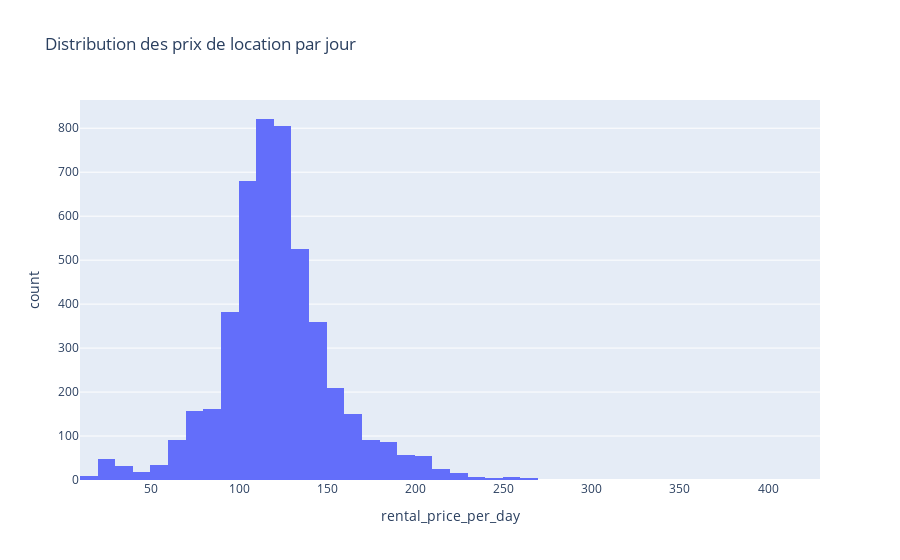

The notebook cell this image was saved under:
### Code cell
fig = px.histogram(df_pricing, x="rental_price_per_day", nbins=50,
                   title="Distribution des prix de location par jour")
fig.show()

### Figure 1 — Plotly figure (JSON) as saved in the notebook; plotly's stock layout.template omitted (floating-point values rounded to 4 significant figures; data arrays with more than 128 entries replaced by an {"elided": "..."} marker saying what was removed)
{"data": [{"bingroup": "x", "hovertemplate": "rental_price_per_day=%{x}<br>count=%{y}<extra></extra>", "legendgroup": "", "marker": {"color": "#636efa", "pattern": {"shape": ""}}, "name": "", "nbinsx": 50, "orientation": "v", "showlegend": false, "type": "histogram", "x": {"elided": "4840 int values"}, "xaxis": "x", "yaxis": "y"}], "layout": {"barmode": "relative", "legend": {"tracegroupgap": 0}, "title": {"text": "Distribution des prix de location par jour"}, "xaxis": {"anchor": "y", "domain": [0, 1], "title": {"text": "rental_price_per_day"}}, "yaxis": {"anchor": "x", "domain": [0, 1], "title": {"text": "count"}}}}
